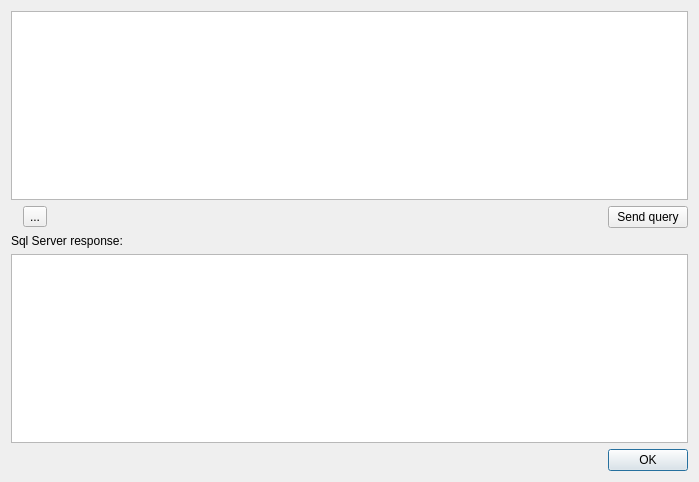
<?xml version="1.0" encoding="UTF-8"?>
<ui version="4.0">
 <class>QueryDialog</class>
 <widget class="QDialog" name="QueryDialog">
  <property name="geometry">
   <rect>
    <x>0</x>
    <y>0</y>
    <width>699</width>
    <height>482</height>
   </rect>
  </property>
  <property name="windowTitle">
   <string>Query Window</string>
  </property>
  <layout class="QGridLayout" name="gridLayout">
   <item row="0" column="0" colspan="3">
    <widget class="QPlainTextEdit" name="EditBox"/>
   </item>
   <item row="5" column="0" colspan="3">
    <widget class="QDialogButtonBox" name="buttonBox">
     <property name="orientation">
      <enum>Qt::Horizontal</enum>
     </property>
     <property name="standardButtons">
      <set>QDialogButtonBox::Ok</set>
     </property>
    </widget>
   </item>
   <item row="4" column="0" colspan="3">
    <widget class="QTableView" name="View"/>
   </item>
   <item row="3" column="0" colspan="3">
    <widget class="QLabel" name="ResponseLabel">
     <property name="text">
      <string>Sql Server response:</string>
     </property>
     <property name="wordWrap">
      <bool>true</bool>
     </property>
    </widget>
   </item>
   <item row="1" column="2">
    <layout class="QHBoxLayout" name="horizontalLayout">
     <property name="spacing">
      <number>3</number>
     </property>
     <item>
      <widget class="QToolButton" name="LastQueryButton">
       <property name="toolTip">
        <string>Previous Query</string>
       </property>
       <property name="text">
        <string>...</string>
       </property>
       <property name="icon">
        <iconset resource="resources.qrc">
         <normaloff>:/new/prefix1/go-last-rtl.png</normaloff>:/new/prefix1/go-last-rtl.png</iconset>
       </property>
      </widget>
     </item>
     <item>
      <spacer name="horizontalSpacer">
       <property name="orientation">
        <enum>Qt::Horizontal</enum>
       </property>
       <property name="sizeHint" stdset="0">
        <size>
         <width>40</width>
         <height>20</height>
        </size>
       </property>
      </spacer>
     </item>
     <item>
      <widget class="QPushButton" name="SendButton">
       <property name="text">
        <string>Send query</string>
       </property>
      </widget>
     </item>
    </layout>
   </item>
  </layout>
 </widget>
 <tabstops>
  <tabstop>EditBox</tabstop>
  <tabstop>View</tabstop>
 </tabstops>
 <resources>
  <include location="resources.qrc"/>
 </resources>
 <connections>
  <connection>
   <sender>buttonBox</sender>
   <signal>accepted()</signal>
   <receiver>QueryDialog</receiver>
   <slot>accept()</slot>
   <hints>
    <hint type="sourcelabel">
     <x>257</x>
     <y>472</y>
    </hint>
    <hint type="destinationlabel">
     <x>157</x>
     <y>274</y>
    </hint>
   </hints>
  </connection>
  <connection>
   <sender>buttonBox</sender>
   <signal>rejected()</signal>
   <receiver>QueryDialog</receiver>
   <slot>reject()</slot>
   <hints>
    <hint type="sourcelabel">
     <x>325</x>
     <y>472</y>
    </hint>
    <hint type="destinationlabel">
     <x>286</x>
     <y>274</y>
    </hint>
   </hints>
  </connection>
  <connection>
   <sender>SendButton</sender>
   <signal>clicked()</signal>
   <receiver>QueryDialog</receiver>
   <slot>onSendQuery()</slot>
   <hints>
    <hint type="sourcelabel">
     <x>651</x>
     <y>220</y>
    </hint>
    <hint type="destinationlabel">
     <x>858</x>
     <y>236</y>
    </hint>
   </hints>
  </connection>
  <connection>
   <sender>LastQueryButton</sender>
   <signal>clicked()</signal>
   <receiver>QueryDialog</receiver>
   <slot>onBackButton()</slot>
   <hints>
    <hint type="sourcelabel">
     <x>35</x>
     <y>215</y>
    </hint>
    <hint type="destinationlabel">
     <x>847</x>
     <y>148</y>
    </hint>
   </hints>
  </connection>
 </connections>
 <slots>
  <slot>onSendQuery()</slot>
  <slot>onBackButton()</slot>
 </slots>
</ui>
